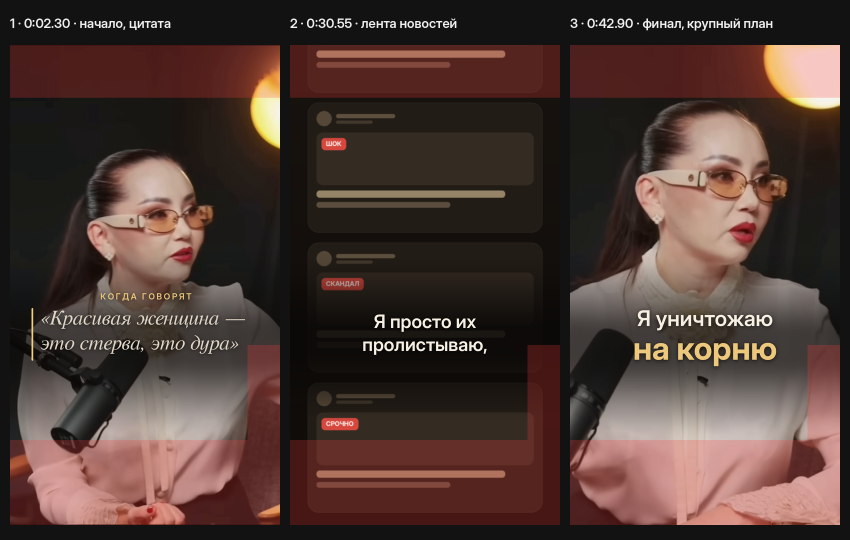
#> input picture эскизы/эскизы_все.png, 1700 x 1080 px, given in place of _f.png, which was not available (shown at 1/2 size)
$ python sketch.py '../эскизы/эскизы_все.png' '../эскизы/эскиз1_цитата_t0-2.30с.png'
#> lines starting #> are read from the running program, lines starting #| are printed output that depends on the picture
# Эскизы на реальных кадрах исходника. Запуск: python3 -I tools/sketch.py <source.mov> <out_dir>
import sys, subprocess, os
from PIL import Image, ImageDraw, ImageFont, ImageFilter
SRC, OUT = sys.argv[1], sys.argv[2]
W, H = 1080, 1920
IVORY=(246,239,226); GOLD=(236,200,124); SOFT=(222,212,196)
F="/usr/share/fonts/opentype/inter/"
def inter(w,s): return ImageFont.truetype(F+f"InterDisplay-{w}.otf", s)
def serif_i(s): return ImageFont.truetype("/usr/share/fonts/truetype/freefont/FreeSerifItalic.ttf", s)

def frame(t, crop=None):
#> called with t = 2.3
    p=f"{OUT}/_f.png"
    subprocess.run(["ffmpeg","-v","error","-y","-ss",str(t),"-i",SRC,"-frames:v","1",p],check=True)
#> (this line was passed over: subprocess is not available in this run)
    im=Image.open(p).convert("RGB")
#> im is the input picture: PIL image 1700x1080 RGB; mean R, G, B 77.6, 57.4, 51.7
    if crop:
        x0,y0,w,h=crop; im=im.crop((x0,y0,x0+w,y0+h)).resize((W,H),Image.LANCZOS)
    return im

def gradient(im, y0, y1, amax):
    # колоколообразный мягкий градиент: плавно входит и плавно уходит, без жёстких краёв
#> called with y0 = 820, y1 = 1560, amax = 185
    ov=Image.new("L",(W,H),0); d=ImageDraw.Draw(ov); mid=y0+(y1-y0)*0.55
#> after `ov = Image.new('L', (W, H), 0)`: ov: PIL image 1080x1920 L; every value is 0
    for y in range(y0,y1):
        k=(y-y0)/(y1-y0)
        a=amax*(k/0.4 if k<0.4 else (1.0 if k<0.62 else max(0,(1-k)/0.38)))
        d.line([(0,y),(W,y)],fill=int(a))
    ov=ov.filter(ImageFilter.GaussianBlur(24))
    dark=Image.new("RGB",(W,H),(10,8,7)); im.paste(dark,(0,0),ov); return im

def tw(d,txt,font,sp=0):
    return d.textlength(txt,font=font)+sp*(len(txt)-1)
def text(im, txt, font, cx, y, fill, sp=0, shadow=True, anchor="c", x=None):
#> called with txt = 'КОГДА ГОВОРЯТ', cx = 540, y = 985, fill = (236, 200, 124), sp = 7, shadow = True, anchor = 'c'
    lay=Image.new("RGBA",(W,H),(0,0,0,0)); d=ImageDraw.Draw(lay)
#> after `lay = Image.new('RGBA', (W, H), (0, 0, 0, 0))`: lay: PIL image 1080x1920 RGBA; every value is 0
    w=tw(d,txt,font,sp); x0=cx-w/2 if x is None else x
#> after `w = tw(d, txt, font, sp)`: w = 357.9
#> after `x0 = cx - w / 2 if x is None else x`: x0 = 361.1
    def put(dr,dx,dy,col):
#> called with dx = 0, dy = 4, col = (0, 0, 0, 170)
        if sp==0: dr.text((x0+dx,y+dy),txt,font=font,fill=col)
        else:
            xx=x0+dx
#> xx = 361.1
            for ch in txt: dr.text((xx,y+dy),ch,font=font,fill=col); xx+=dr.textlength(ch,font=font)+sp
#> this loop made 13 passes
#> xx on passes 1 to 12: 390.8, 423.2, 448.9, 482.9, 513.5, 528.2, 553.8, 586.3, 615.1, 647.6, 675.8, 704.7
#> after the loop, xx = 733
    if shadow:
        sh=Image.new("RGBA",(W,H),(0,0,0,0)); ds=ImageDraw.Draw(sh); put(ds,0,4,(0,0,0,170))
        sh=sh.filter(ImageFilter.GaussianBlur(9)); im.paste(sh,(0,0),sh)
    put(d,0,0,fill+(255,)); im.paste(lay,(0,0),lay); return w
#> the loop in put (call 2), `for ch in txt: dr.text((xx,y+dy),ch,font=font,fill=col); xx+=dr.textle..` made 13 passes

# --- эскиз 1: цитата, t=2.30 (на слове «стерва»)
def s1():
    im=frame(2.30); im=gradient(im,820,1560,185)
    cx=W//2
    text(im,"КОГДА ГОВОРЯТ",inter("SemiBold",34),cx,985,GOLD,sp=7)
    d=ImageDraw.Draw(im)
    # цитатная планка слева
    im_d=ImageDraw.Draw(im); im_d.rounded_rectangle((86,1052,92,1262),3,fill=GOLD)
    f=serif_i(84)
    text(im,"«Красивая женщина —",f,0,1050,SOFT,x=122)
#> call 2 of text, with txt = '«Красивая женщина —', cx = 0, y = 1050, fill = (222, 212, 196), sp = 0, shadow = True, anchor = 'c', x = 122
#> in text (call 2), `w = tw(d, txt, font, sp)`: w = 820.2
#> in text (call 2), `x0 = cx - w / 2 if x is None else x`: x0 = 122
#> in text (call 2), `sh = sh.filter(ImageFilter.GaussianBlur(9))`:
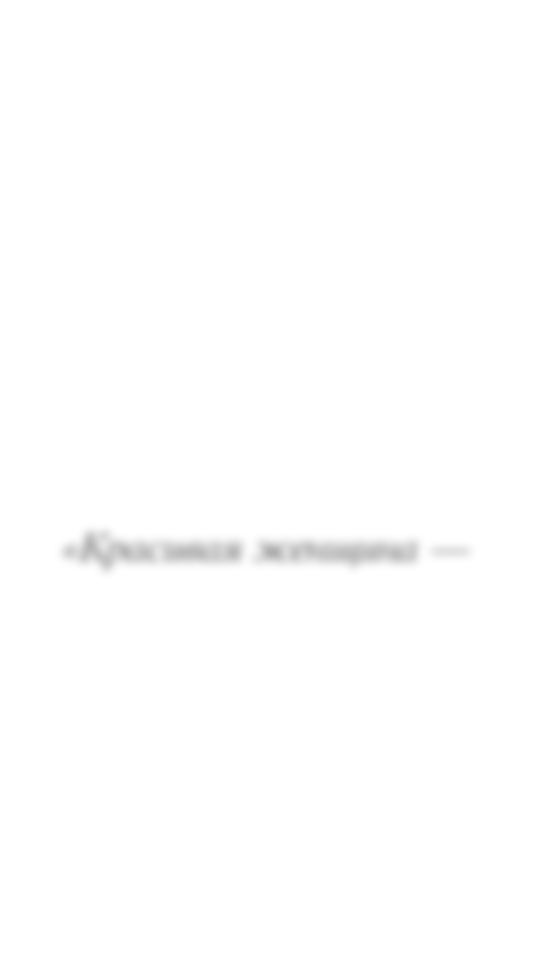
#> sh: PIL image 1080x1920 RGBA (shown at 1/2 size); mean R, G, B, A 0, 0, 0, 0.8; transparent parts drawn white
    text(im,"это стерва, это дура»",f,0,1150,SOFT,x=122)
    return im
# --- эскиз 2: лента новостей, t=30.55 (перед прокруткой на «пролистываю»)
def s2():
    im=Image.new("RGB",(W,H),(14,11,9)); d=ImageDraw.Draw(im)
#> after `im = Image.new('RGB', (W, H), (14, 11, 9))`:
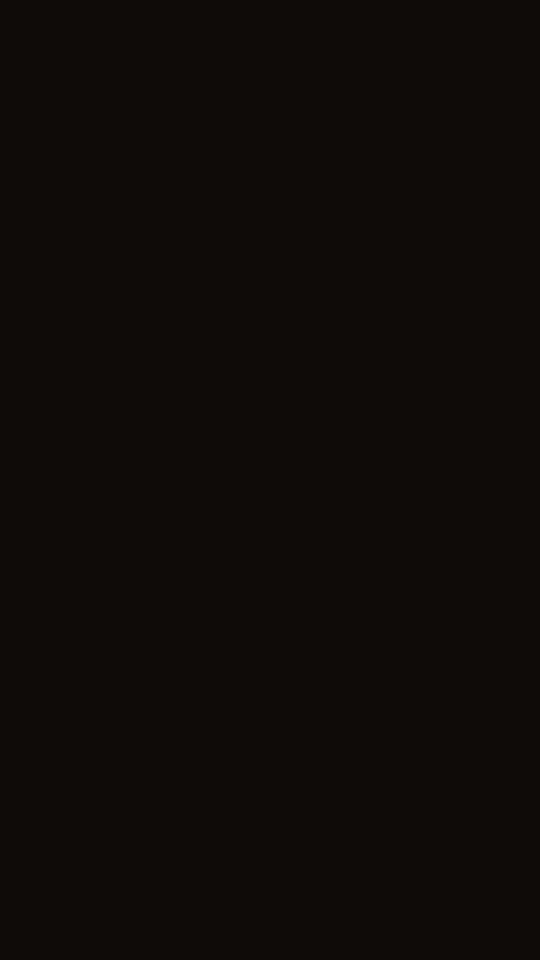
#> im: PIL image 1080x1920 RGB (shown at 1/2 size); mean R, G, B 14, 11, 9
    for y in range(H):
        k=y/H; d.line([(0,y),(W,y)],fill=(int(24-10*k),int(19-8*k),int(15-6*k)))
    feed=Image.new("RGBA",(W,H),(0,0,0,0)); fd=ImageDraw.Draw(feed)
    tags=[("СРОЧНО",(214,72,62)),("ШОК",(214,72,62)),("СКАНДАЛ",(214,72,62)),("СРОЧНО",(214,72,62))]
    y=-330
    for i in range(4):
        fd.rounded_rectangle((70,y,1010,y+520),44,fill=(34,28,22,255),outline=(62,52,40,255),width=2)
        fd.ellipse((106,y+34,166,y+94),fill=(86,72,56,255)); fd.rounded_rectangle((184,y+46,420,y+62),8,fill=(94,80,62,255)); fd.rounded_rectangle((184,y+72,330,y+84),6,fill=(66,56,44,255))
        fd.rounded_rectangle((106,y+120,974,y+330),26,fill=(52,43,34,255))
        fd.rounded_rectangle((106,y+352,860,y+380),12,fill=(150,132,104,255)); fd.rounded_rectangle((106,y+398,640,y+420),10,fill=(92,78,62,255))
        t,c=tags[i]; f=inter("Bold",26); w=fd.textlength(t,font=f)+sp if (sp:=0) else fd.textlength(t,font=f)
        fd.rounded_rectangle((126,y+142,126+w+36,y+190),14,fill=c+(255,)); fd.text((144,y+148),t,font=f,fill=(255,245,240,255))
        y+=560
#> this loop made 4 passes
#> after the loop, y = 1910
    feed=feed.filter(ImageFilter.GaussianBlur(1.2)); im.paste(feed,(0,0),feed)
#> after `feed = feed.filter(ImageFilter.GaussianBlur(1.2))`:
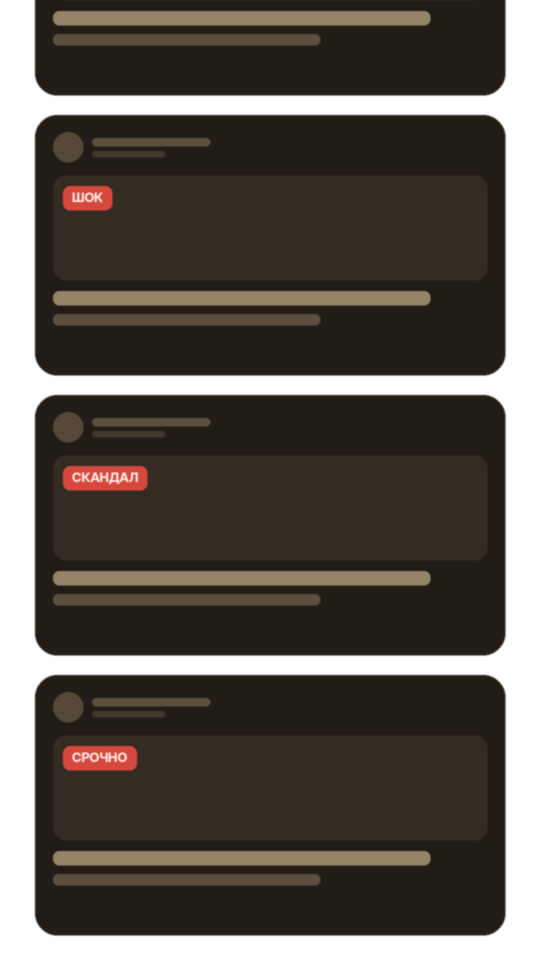
#> feed: PIL image 1080x1920 RGBA (shown at 1/2 size); mean R, G, B, A 40.5, 33, 26.1, 202.2; transparent parts drawn white
    im=gradient(im,860,1480,225)
#> call 2 of gradient, with y0 = 860, y1 = 1480, amax = 225
#> in gradient (call 2), `ov=ov.filter(ImageFilter.GaussianBlur(24))`:
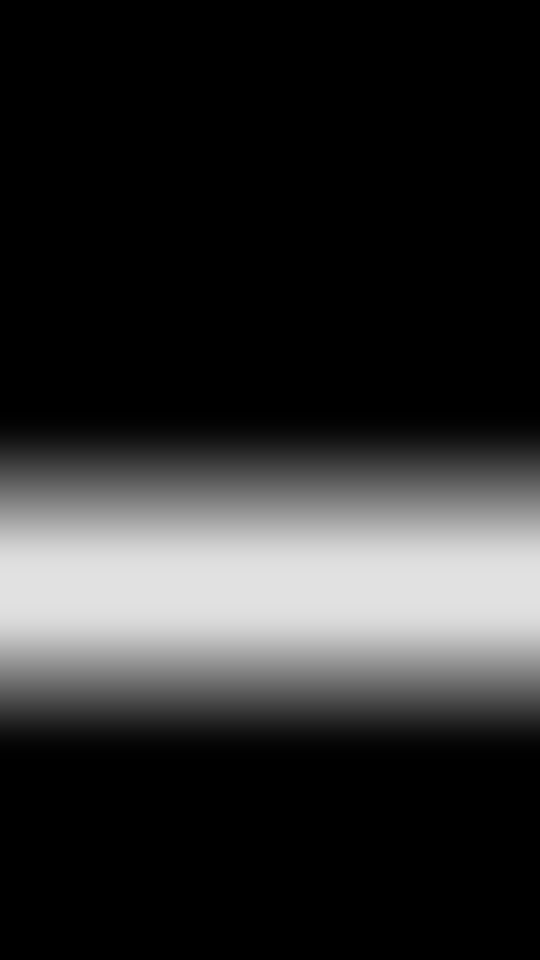
#> ov: PIL image 1080x1920 L (shown at 1/2 size); min 0, max 225, mean 44.2
#> in gradient (call 2), `im.paste(dark, (0, 0), ov)`:
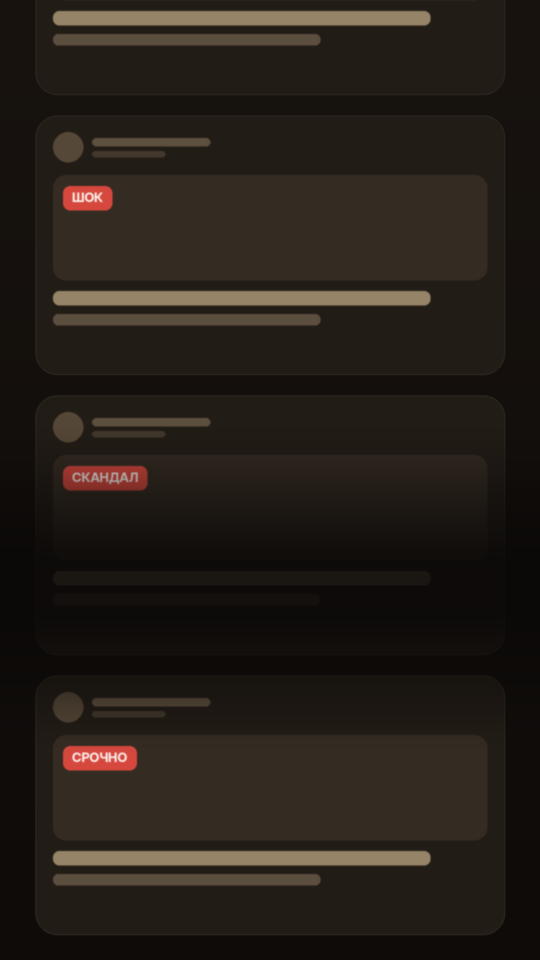
#> im: PIL image 1080x1920 RGB (shown at 1/2 size); mean R, G, B 37.9, 30.8, 24.5
    cx=W//2; f=inter("SemiBold",74)
    text(im,"Я просто их",f,cx,1060,IVORY); text(im,"пролистываю,",f,cx,1152,IVORY)
    return im
# --- эскиз 3: финал, крупный план t=42.90 (кроп 1.2x)
def s3():
    im=frame(42.90,crop=(90,213,900,1600)); im=gradient(im,840,1560,185)
#> call 3 of gradient, with y0 = 840, y1 = 1560, amax = 185
#> in gradient (call 3), `im.paste(dark, (0, 0), ov)`:
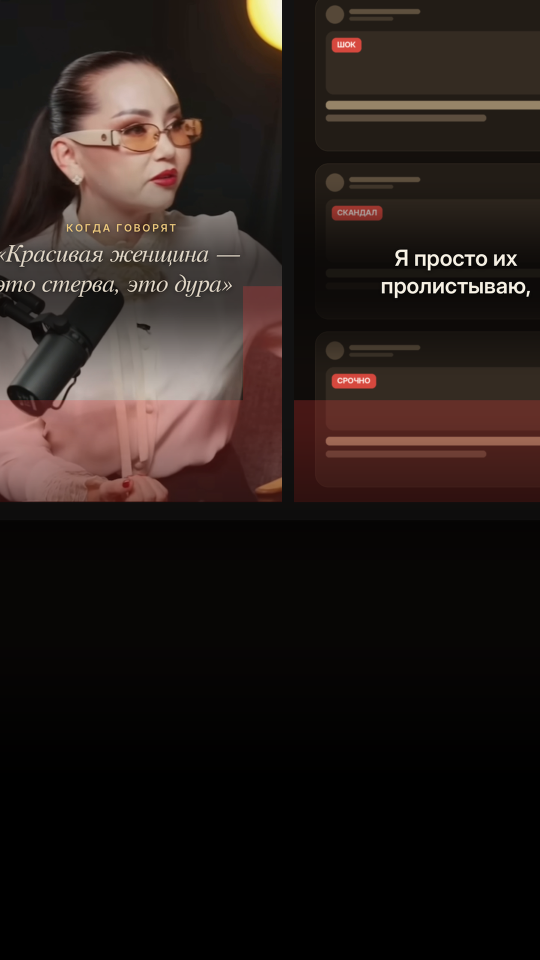
#> im: PIL image 1080x1920 RGB (shown at 1/2 size); mean R, G, B 38.8, 29.5, 26.2
    cx=W//2
    text(im,"Я уничтожаю",inter("SemiBold",86),cx,1040,IVORY)
    text(im,"на корню",inter("Bold",128),cx,1135,GOLD)
#> in text (call 7), `w = tw(d, txt, font, sp)`: w = 576.6
#> in text (call 7), `x0 = cx - w / 2 if x is None else x`: x0 = 251.7
#> in text (call 7), `sh = sh.filter(ImageFilter.GaussianBlur(9))`:
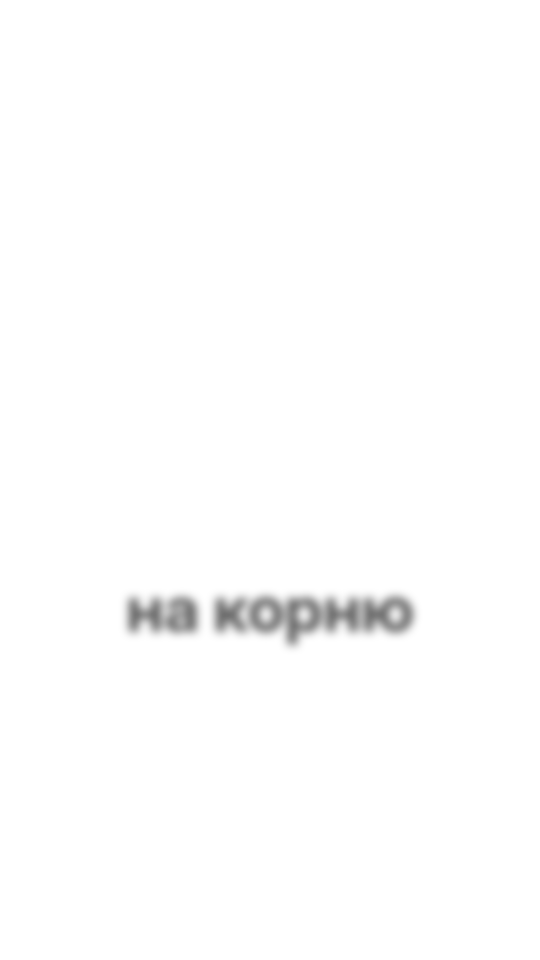
#> sh: PIL image 1080x1920 RGBA (shown at 1/2 size); mean R, G, B, A 0, 0, 0, 1.8; transparent parts drawn white
    return im

def safe(im):
    # зоны интерфейса Reels (справа кнопки, снизу подпись), для проверки
    o=im.copy().convert("RGBA"); ov=Image.new("RGBA",(W,H),(0,0,0,0)); d=ImageDraw.Draw(ov)
    d.rectangle((W-130,H-720,W,H),fill=(255,60,60,60)); d.rectangle((0,H-340,W,H),fill=(255,60,60,60)); d.rectangle((0,0,W,210),fill=(255,60,60,60))
    return Image.alpha_composite(o,ov).convert("RGB")

os.makedirs(OUT,exist_ok=True)
names=[("эскиз1_цитата_t0-2.30с.png",s1()),("эскиз2_лента_t30.55с.png",s2()),("эскиз3_финал_t42.90с.png",s3())]
for n,im in names: im.save(f"{OUT}/{n}")
#> this loop made 3 passes
#> n on passes 1 to 3: 'эскиз1_цитата_t0-2.30с.png', 'эскиз2_лента_t30.55с.png', 'эскиз3_финал_t42.90с.png'
# общий лист: 3 эскиза + зоны интерфейса (красным) для проверки
sheet=Image.new("RGB",(3*W//2+80,H//2+120),(18,18,18)); d=ImageDraw.Draw(sheet)
#> after `sheet = Image.new('RGB', (3 * W // 2 + 80, H // 2 + 120), (18, 18, 18)`: sheet: PIL image 1700x1080 RGB; every value is 18
caps=["1 · 0:02.30 · начало, цитата","2 · 0:30.55 · лента новостей","3 · 0:42.90 · финал, крупный план"]
for i,(n,im) in enumerate(names):
#> (the run stopped early here; a loop or call above may not have finished)
